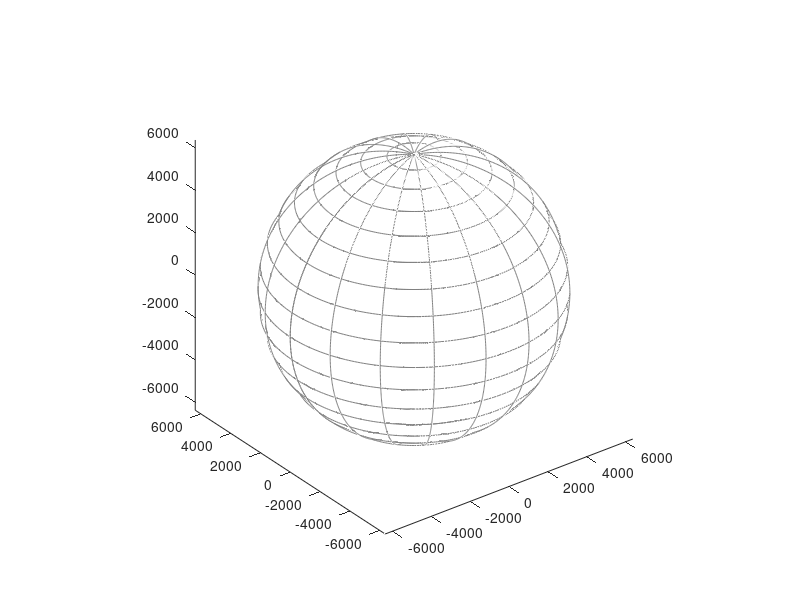

The MATLAB script that drew this image: (Note: this script raises an error after producing the figure.)
R = 6371; % earth radius in km
latspacing = 10; 
lonspacing = 20; 
% lines of longitude: 
[lon1,lat1] = meshgrid(-180:lonspacing:180,linspace(-90,90,300)); 
[x1,y1,z1] = sph2cart(lon1*pi/180,lat1*pi/180,R); 
plot3(x1,y1,z1,'-','color',0.5*[1 1 1])
hold on
% lines of latitude: 
[lat2,lon2] = meshgrid(-90:latspacing:90,linspace(-180,180,300)); 
[x2,y2,z2] = sph2cart(lon2*pi/180,lat2*pi/180,R); 
plot3(x2,y2,z2,'-','color',0.5*[1 1 1])
axis equal tight

[X,Y,Z] = sphere(100); 
surf(X*R*.99,Y*R*.99,Z*R*.99,'facecolor','w','edgecolor','none')

C = load('borderdata.mat');
for k = 1:246
   [xtmp,ytmp,ztmp] = sph2cart(deg2rad(C.lon{k}),deg2rad(C.lat{k}),R);
   plot3(xtmp,ytmp,ztmp,'k') 
end